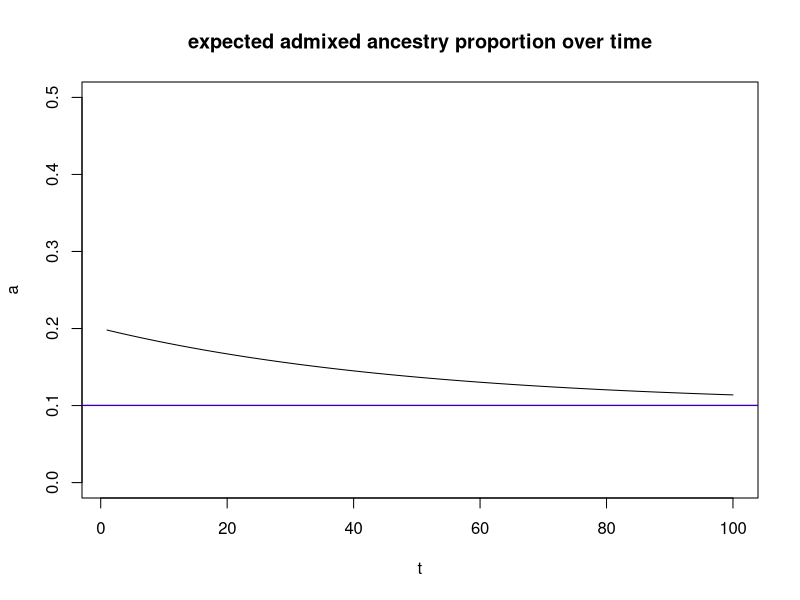

R code for this plot: (Note: this script raises an error after producing the figure.)
# script to plot ancestry frequency trajectories as described by 
# equations in Juric's supplement:
# analytical solution for admixture proportion at 
# time t after a single pulse
single_pulse <- function(t, a0, r, s){
  G <- (1-r)*(1-s)
  at <- a0*((G^t)*(1 - r - G) + r)/(1 - G)
  return(at)
}
# approximation for long t
single_pulse_inf_approx <- function(a0, r, s){
  a0*r/(1 - (1 - r)*(1 - s))
}
# approximation for long t and small r/s
single_pulse_inf_small_rs_approx <- function(a0, r, s){
  a0*r/(r + s)
}
# iterative solution one generation at a time
# for single pulse admixture event
single_pulse_iter <- function(t, a0, r, s){
  ts <- 0:t
  # store haplotype frequencies
  x <- integer(t+1) # neutral A ancestry, del minor A ancestry at linked selected site
  y <- integer(t+1) # neutral A ancestry, non-del major B ancestry at linked selected site
  # set initial conditions
  x[1] <- a0 # AA migrants from admixture pulse
  y[1] <- 0 # no AB ancestry haplotypes in generation 0
  for (i in 2:(t+1)){
    x[i] <- x[i-1]*(1-r)*(1-s)
    y[i] <- x[i-1]*r + y[i-1]
  }
  a = x + y # frequency of A ancestry at neutral locus
  return(data.frame(a=a, x=x, y=y, stringsAsFactors = F))
}

plot_single_pulse <- function(ts = 1:100, a0, r, s){
  plot(ts, single_pulse(ts, a0, r, s),
       type = "l", ylab = "a", xlab = "t",
       ylim = c(0, .5),
       main = "expected admixed ancestry proportion over time")
  abline(h = single_pulse_inf_approx(a0, r, s), col = "red")
  abline(h = single_pulse_inf_small_rs_approx(a0, r, s), col = "blue")
}
# plot a few examples:
# analytical solution vs. approximations:
plot_single_pulse(ts = 1:100, a0 = .2, r = .01, s=.01)
# iterative model matches analytical solution

plot(1:100, 
     single_pulse_iter(t = 100, a0 = .2, r = .01, s=.01)$a, 
     col = "green", type = "l",
     ylim = c(0, 0.5),
     main = "iterative admixture proportion over time")
lines(ts, 
      single_pulse_iter(t = 100, a0 = .2, r = .01, s=.01)$x, 
      col = "blue")
lines(ts, 
      single_pulse_iter(t = 100, a0 = .2, r = .01, s=.01)$y,
      col = "yellow")
lines(1:100, single_pulse(1:100, a0=.2, r=.01, s=.01), lty=2)
abline(h = single_pulse_inf_approx(a0=.2, r=.01, s=.01), col = "red", lty = 2)
abline(h = single_pulse_inf_small_rs_approx(a0=.2, r=.01, s=.01), col = "orange", lty = 2)



# continuous migration model
cont_mig <- function(t, a0 = .1, m, r, s, n = 0){
  G <- (1-r)*(1-s)
  x0 <- a0 # all migrants have AA haplotypes
  y0 <- 0 # no starting AB haplotypes
  xt <- x0*(G^t + m*(G^t - G)/(G - 1))
  yt <- x0*r*(1 + (G^t - G)/(G - 1) + 
                m*(G^t - t*G + t - 1)/(G - 1)^2)
  at <- xt + yt # total # A neutral alleles = AA + AB ancestry haplotypes
  return(at)
}

# iterative solution one generation at a time
# for continuous migration admixture
cont_mig_iter_orig <- function(t, a0, m, r, s, n = 0){
  ts <- 0:t
  # store haplotype frequencies
  x <- integer(t+1) # neutral A ancestry, del minor A ancestry at linked selected site
  y <- integer(t+1) # neutral A ancestry, non-del major B ancestry at linked selected site
  # set initial conditions
  x0 <- a0 # AA migrants from initial admixture pulse
  y0 <- 0 # no AB ancestry haplotypes in generation 0
  x[1] <- x0 
  y[1] <- y0
  for (i in 2:(t+1)){
    x[i] <- (x[i-1] + m*x0)*(1-r)*(1-s)
    y[i] <- (x[i-1] + m*x0)*r + y[i-1]
  }
  a = x + y # frequency of A ancestry at neutral locus
  return(data.frame(a=a, x=x, y=y, stringsAsFactors = F))
}

# plot
plot(0:10, cont_mig_iter_orig(t = 10, a0 = .1, m = .01, 
                               r = .1, s =.1, 
                               n = 0)$a,
     col = "green", type = "l", 
     main = "continuous migration model",
     xlab = "t", ylab = "a")
lines(0:10, cont_mig(t = 0:10, a0 = .1,
                     m = .01, 
                        r = .1, s = .1, 
                        n = 0), lty = 2)


# plot migration = a0 each generation (explodes)
plot(0:100, cont_mig_iter_orig(t = 100, a0 = .001, m = 1, 
                              r = .1, s =.1, 
                              n = 0)$a,
     col = "green", type = "l", 
     main = "continuous migration model",
     xlab = "t", ylab = "a")
lines(0:100, cont_mig(t = 0:100, a0 = .001,
                     m = 1, 
                     r = .1, s = .1, 
                     n = 0), lty = 2)


# different continuous migration model:
# migration is constant m each generation from minor ancestry
# and constant proportion n from major ancestry
# (note: m is not a proportion of a0 now, but replacement fraction)

cont_mig_iter_new <- function(t, m, r, s, n = 0){
  ts <- 0:t
  # store haplotype frequencies
  x <- integer(t+1) # neutral A ancestry, del minor A ancestry at linked selected site
  y <- integer(t+1) # neutral A ancestry, non-del major B ancestry at linked selected site
  # set initial conditions
  x[1] <- 0 # start with no A ancestry in AA
  y[1] <- 0 # or AB haplotypes
  for (i in 2:(t+1)){
    # 1 - m - n fraction don't get replaced from prior generation
    # and fraction m come in this generation with x haplotype (=AA)
    x[i] <- (x[i-1]*(1 - m - n) + m)*(1-r)*(1-s)
    y[i] <- (x[i-1]*(1 - m - n) + m)*r + y[i-1]*(1 - m - n)
  }
  a = x + y # frequency of A ancestry at neutral locus
  return(data.frame(a=a, x=x, y=y, stringsAsFactors = F))
}

plot(0:1000, cont_mig_iter_new(t = 1000, m = .01,
                              r = .1, s =.1,
                              n = .01)$a,
          col = "green", type = "l", 
          main = "new continuous migration model",
          xlab = "t", ylab = "a")
#abline()





